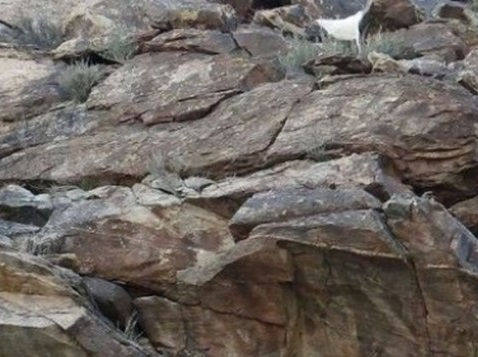
#> input picture html/rsc/src/400_OpenCV (OpenCV 파이썬)/ch_07_domain/blurred.jpg, 478 x 357 px
$ jupyter execute '129_언샤프 마스크 히스토그램 비교.ipynb'
#> lines starting #> are read from the running program, lines starting #| are printed output that depends on the picture
[cell 1]
import cv2, numpy as np, matplotlib.pyplot as plt

# 이미지 불러오기
img = cv2.imread('blurred.jpg', cv2.IMREAD_GRAYSCALE)
#> img: shape (357, 478); min 0, max 255, mean 103.3

# 파라미터 설정
blur_sizes = [(3, 3), (7, 7), (11, 11)]  # 다양한 블러링 커널 크기
alpha_values = [0.5, 0.7, 1.0, 1.5, 2.0]  # 다양한 샤프닝 강도

# 플롯 생성
plt.figure(figsize=(20, 8))
plot_idx = 1

for blur_idx, blur_size in enumerate(blur_sizes):
    # 가우시안 블러 적용
    blurred_img = cv2.GaussianBlur(img, blur_size, 0)

    # 히스토그램 비교를 위한 데이터 저장
    histograms = []

    for alpha_idx, alpha in enumerate(alpha_values):
        # 샤프닝 계산 (NumPy 사용)
        img_sharpened = (1 + alpha) * img - alpha * blurred_img

        # 값 클리핑 및 데이터 타입 변환
        img_sharpened = np.clip(img_sharpened, 0, 255).astype(np.uint8)

        # 샤프닝 결과 출력
        plt.subplot(len(blur_sizes), len(alpha_values) + 1, plot_idx)
        plt.imshow(img_sharpened, cmap='gray')
        plt.title(f'Blur: {blur_size}, α: {alpha}')
        plt.axis('off')
        plot_idx += 1

        # 히스토그램 계산 및 저장
        hist_sharpened, bins = np.histogram(img_sharpened.ravel(), bins=256, range=(0, 256))
        histograms.append((alpha, hist_sharpened))
    pass

    # 마지막 열에 히스토그램 비교 플롯
    plt.subplot(len(blur_sizes), len(alpha_values) + 1, plot_idx)
    bins_center = (bins[:-1] + bins[1:]) / 2
    for alpha, hist_sharpened in histograms:
        plt.plot(bins_center, hist_sharpened, label=f'α: {alpha}', alpha=0.7)
    plt.title(f'Histogram Comparison (Blur: {blur_size})')
    plt.xlabel('Pixel Intensity')
    plt.ylabel('Frequency')
    plt.legend()
    plot_idx += 1
#> this loop made 3 passes
#> pass 1, `blurred_img = cv2.GaussianBlur(img, blur_size, 0)`:
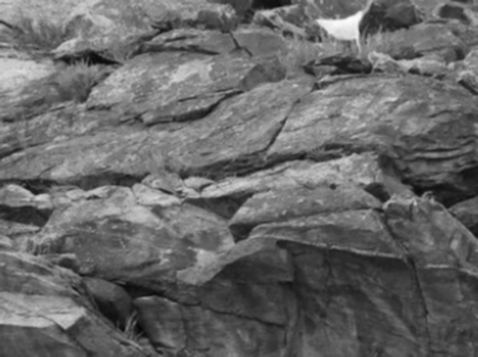
#> blurred_img: shape (357, 478); min 5, max 251, mean 103.3
#> after the loop, plot_idx = 19
pass

plt.tight_layout()
plt.show()
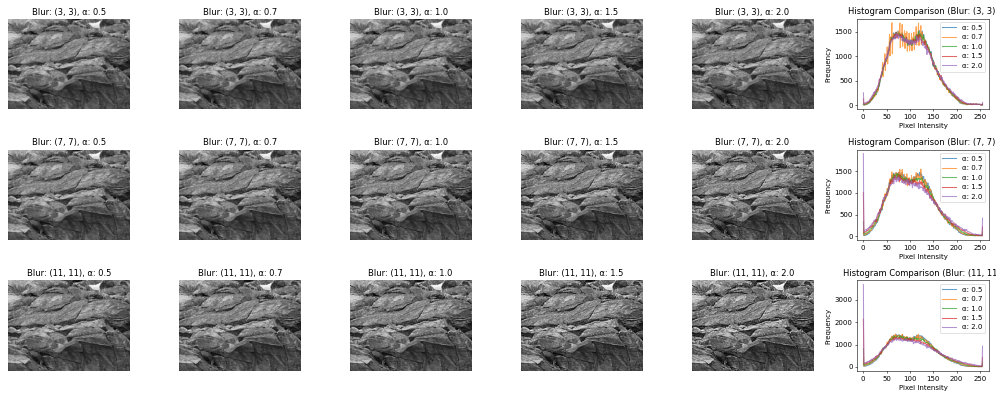
#> figure drawn by matplotlib, 18 panels; panel 6: curve peaks at x = 120.5, y = 1526; panel 6: curve peaks at x = 61.5, y = 1688; panel 6: curve peaks at x = 118.5, y = 1510; panel 12: curve peaks at x = 76.5, y = 1474
